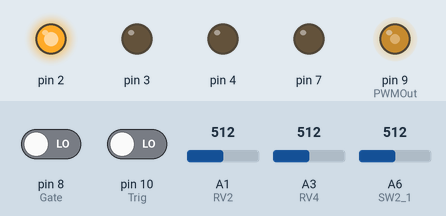
Recording of a sketch running on a simulated Arduino Nano, built with avr-gcc and run on an emulated ATmega328P. Shown: output pins drawn as LEDs (lit = HIGH). Inputs (shaded band) come from the test bench; at power-on: pin 10 (Trig) LOW, A3 (RV4) = 512, A6 (SW2_1) = 512, pin 8 (Gate) LOW, A1 (RV2) = 512. What the sketch prints to the serial monitor is not drawn.

Above: at 4.4 s.
4.5 s: pin 10 (Trig) driven HIGH
At 4.77 s:
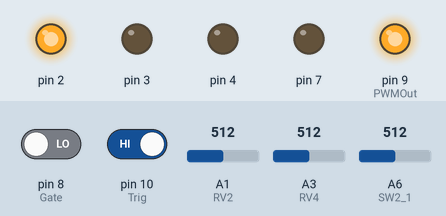
6.1 s: A3 (RV4) set to 244
At 6.8 s:
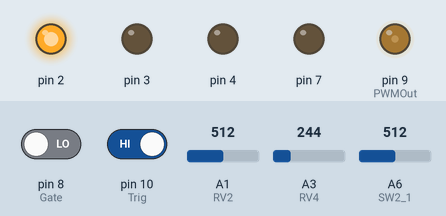
7.6 s: A6 (SW2_1) set to 0
At 8.8 s:
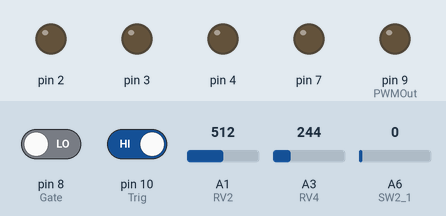
9.1 s: A6 (SW2_1) set to 122
At 9.23 s:
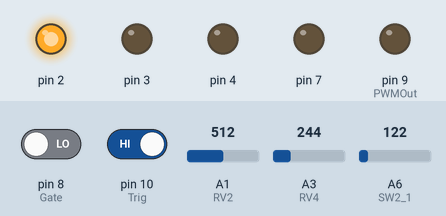
10.8 s: A3 (RV4) set to 0
At 11.6 s:
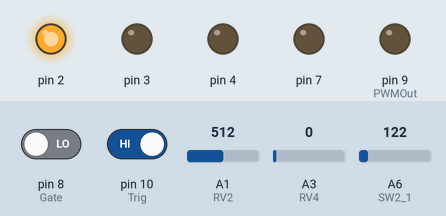
12.3 s: A3 (RV4) set to 1023
At 12.7 s:
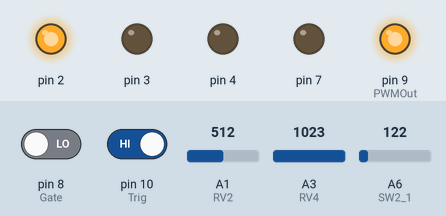
Timing chart, 0 to 14.8 s (numbered marks = the images above; inputs shaded):
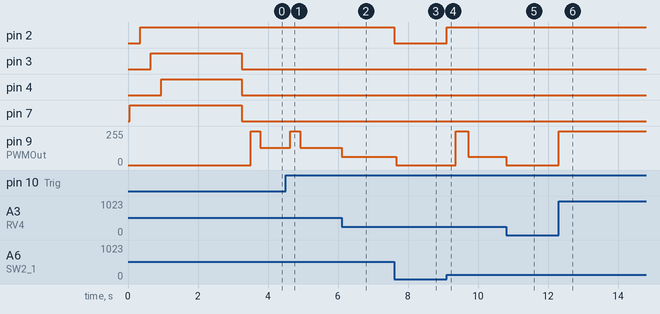

The sketch:

ArduinoJE_ADSR2.ino
```cpp
/*

*/
#include "global.h";

void setupDataStruct(){
  LEDData[0][0] = LED1;              // [LED 0 pin]
  LEDData[1][0] = LED2;              // [LED 1 pin]
  LEDData[2][0] = LED3;              // [LED 2 pin]
  LEDData[3][0] = LED4;              // [LED 3 pin]
  for (int i=0; i <= 3; i++){
    LEDData[i][1]=0;
    pinMode(LEDData[i][0], OUTPUT);  //  Set LED pin[i] as output
  }
  for (int i=0; i <= 3; i++){
    digitalWrite(LEDData[i][0], HIGH);// Turn on LED pins one by one
    delay(300);
  }
  pinMode(Gate, INPUT);               // Set Gate as input
  pinMode(Trig, INPUT);               // Set Trig as input
  pinMode(PWMOut, OUTPUT);            // Set PWM as Output
}

void setupAnaloguePins(){
  pinMode(RV1, INPUT);                // Set Potentiometers as input
  pinMode(RV2, INPUT);                // Set Potentiometers as input
  pinMode(RV3, INPUT);                // Set Potentiometers as input
  pinMode(RV4, INPUT);                // Set Potentiometers as input
  pinMode(RV5, INPUT);                // Set Potentiometers as input
  pinMode(CV, INPUT);                 // Set CV as input
//  pinMode(SW2_1, INPUT_PULLUP);              // Set SW2_1 as input
//  pinMode(SW2_2, INPUT_PULLUP);              // Set SW2_2 as input
  pinMode(SW2_1, INPUT);              // Set SW2_1 as input
  pinMode(SW2_2, INPUT);              // Set SW2_2 as input
    // Enable internal pull-up resistors
  digitalWrite(SW2_1, HIGH);
  digitalWrite(SW2_2, HIGH);
}

// the setup function runs once when you press reset or power the board
void setup() {
  Serial.begin(38400);
  Serial.println();
  Serial.println("");
  Serial.println(F(__FILE__));
  Serial.print(F("Build date: "));
  Serial.println(F(__DATE__));
  delay(50);
  setupDataStruct();
  setupAnaloguePins();
  delay(2000);
  gatestate = digitalRead(Gate);

/*
  //http://www.8bit-era.cz/arduino-timer-interrupts-calculator.html
  // TIMER 2 for interrupt frequency 25641.02564102564 Hz:
  cli(); // stop interrupts
  TCCR2A = 0; // set entire TCCR2A register to 0
  TCCR2B = 0; // same for TCCR2B
  TCNT2  = 0; // initialize counter value to 0
  // set compare match register for 25641.02564102564 Hz increments
  OCR2A = 50; // = 16000000 / (8 * 25641) - 1 (must be <256)
  TCCR2A |= (1 << WGM21);   // turn on CTC mode
  //TCCR2B |= (1 << WGM21);   // turn on CTC mode ??
  //TCCR2B |= (0 << CS22) | (0 << CS21) | (1 << CS20);  // Set CS22, CS21 and CS20 bits for 1 prescaler
  //TCCR2B |= (0 << CS22) | (1 << CS21) | (0 << CS20); // Set CS22, CS21 and CS20 bits for 8 prescaler
  //TCCR2B |= (0 << CS22) | (1 << CS21) | (1 << CS20);  // Set CS22, CS21 and CS20 bits for 32 prescaler
  //TCCR2B |= (1 << CS22) | (0 << CS21) | (0 << CS20);   // Set CS22, CS21 and CS20 bits for 64 prescaler
  TCCR2B |= (1 << CS22) | (1 << CS21) | (0 << CS20);   // Set CS22, CS21 and CS20 bits for 256 prescaler
  TIMSK2 |= (1 << OCIE2A);   // enable timer compare interrupt
  EIFR = bit (INTF1);  //Cancel Rising Interrupt on D3
  sei(); // allow interrupts
*/
  // PCMSK0 PCINT0-7 aka D8-D13 + XTAL1, XTAL2
  // PCMSK1 PCINT8-15 aka A0-A5 + ? + Reset
  // PCMSK2 PCINT16-23 aka D0-D7
  //  PCMSK2 |= bit (PCINT20);  // pin 4 = D4
  PCMSK0 |= bit (PCINT0);  // pin 8/PB0 = D8
  PCMSK0 |= bit (PCINT2);  // pin 10/PB2 = D10
  PCIFR  |= bit (PCIF0);    // clear any outstanding interrupts
  PCICR  |= bit (PCIE0);    // enable pin change interrupts for D8 to D13
//  PCICR  |= bit (PCIE1);    // enable pin change interrupts for D8 to D13
//  PCICR  |= bit (PCIE2);    // enable pin change interrupts for D8 to D13
//  attachInterrupt(digitalPinToInterrupt(Gate), GateSignal, CHANGE);
//  attachInterrupt(digitalPinToInterrupt(Trig), TriggerSignal, RISING);
}

// the loop function runs over and over again forever
void loop() {
  updateLED();
//  LEDData[3][1] = stateupdate;
  updatePWM();
  readPots();
  readSwitch();
}

/* =====================================================
==============Send analogie PWM Value===================
======================================================*/
void updatePWM(){
//  if ( stateupdate ){
  if ( millis() > lastwaveupdate ){
    lastwaveupdate = millis();
    waveupdate = micros();
    stateupdate = LOW;
    switch (state) {
      case 0:                             //wait state
          PWMdata = 0;
        break;

      case 1:                             //attack state
        PWMdata ++;
        if (PWMdata >= 254){
          PWMdata = 255;
          state = 2;
          /*cli();
          OCR2A = 255; // change timer interrupt compare
          sei();*/
        }
        break;

      case 2:                             //hold state
        holdtime++;
        if (holdtime >= hold){
          holdtime = 0;
          state = 3;
          /*cli();
          OCR2A = dec; // change timer interrupt compare
          sei();*/
        }
        break;

      case 3:                             //decay state
        PWMdata --;
        if (PWMdata <= sus){
          PWMdata = sus;
          state = 4;
          /*cli();
          OCR2A = 255; //  timer interrupt compare = slow
          sei();*/
        }
        break;

      case 4:                             //sustain state
          PWMdata = sus;
        break;

      case 5:                             //release state
        PWMdata --;
        if (PWMdata <= 1) {
          PWMdata = 0;
          state = 0;
          /*cli();
          OCR2A = 255; //  timer interrupt compare = slow
          sei();*/
        }
        break;

    }
  analogWrite(PWMOut, PWMdata);
  }
}
/* =====================================================
==============Read Potentiometer Values=================
======================================================*/
void readPots(){
//  atk = analogRead(RV1) >> 2;
  hold = analogRead(RV2) >> 2;
//  dec = analogRead(RV3) >> 2;
  sus = analogRead(RV4) >> 2;
//  rel = analogRead(RV5) >> 2;
  if (atk == 0) atk = 1;
  if (dec == 0) dec = 1;
  if (rel == 0) rel = 1;
  atk = 1;
  dec = 1;
  rel = 1;
}
/* =====================================================
==============Read Switch Values========================
======================================================*/
void readSwitch(){
if ((analogRead(SW2_1) ==  0) && gatestate ) GateSignal();
if ((analogRead(SW2_1) >  0) && !gatestate ) GateSignal();
}
/* =====================================================
==============Update LED's based on LED Values==========
======================================================*/
void updateLED(){
  for (int i=0; i <= 3; i++){
    digitalWrite(LEDData[i][0], LEDData[i][1] == 1);//
  }
}

void clearLED(){
  for (int i=0; i <= 3; i++){
    digitalWrite(LEDData[i][0], LOW);//
  }
}
/* =====================================================
==============TIMER INTERRUPT ==========================
======================================================*/
ISR( TIMER2_COMPA_vect ){
  stateupdate = HIGH;
}

/* =====================================================
==============INTERRUPT BASED GATE TRIGGER==============
======================================================*/
void GateSignal(){
  gatestate  = !gatestate ;
  if (gatestate) {
    LEDData[1][1] = 1;
    state = 1; // attack state
    //OCR2A = atk; // change timer interrupt compare
  }
  else{
    LEDData[1][1] = 0;
    state = 5; // release state
    //OCR2A = rel; // change timer interrupt compare
  }
}

/* =====================================================
==============INTERRUPT BASED TRIGGER SIGNAL============
======================================================*/
void TriggerSignal(){
  triggerstate = !triggerstate;
}

/* =====================================================
==============HANDLE HW INTERRUPT ======================
======================================================*/
ISR (PCINT0_vect)
 {
 cli();
 // handle pin change interrupt for D8 to D13 here
 if ((PINB & bit (0)) != gatestate) GateSignal(); // was it D8
 if ((PINB & bit (2)) != triggerstate) TriggerSignal(); // was it D10
 sei();
 }  // end of PCINT0_vect

/*ISR (PCINT1_vect)
 {
 // handle pin change interrupt for D0 to D7 here
 if (PINC & bit (4))  // if it was high
   // do stuff
 else
   // do stuff
 }  // end of PCINT1_vect

ISR (PCINT2_vect)
 {
 // handle pin change interrupt for  here
 if (PIND & bit (4))  // if it was high
   // do stuff
 else
   // do stuff
 }  // end of PCINT2_vect*/

/*
 * PORTD maps to Arduino digital pins 0 to 7

DDRD - The Port D Data Direction Register - read/write
PORTD - The Port D Data Register - read/write
PIND - The Port D Input Pins Register - read only

 * PORTB maps to Arduino digital pins 8 to 13 The two high bits (6 & 7) map to the crystal pins and are not usable

DDRB - The Port B Data Direction Register - read/write
PORTB - The Port B Data Register - read/write
PINB - The Port B Input Pins Register - read only

 * PORTC maps to Arduino analog pins 0 to 5. Pins 6 & 7 are only accessible on the Arduino Mini

DDRC - The Port C Data Direction Register - read/write
PORTC - The Port C Data Register - read/write
PINC - The Port C Input Pins Register - read only

 */
```

global.h
```cpp
#include <EEPROM.h>
/* -----------------------------------------------
 *  GLOBAL DEFINES
 *
 *  HW PLATFORM = Marangisto AHDSR 2018 Rev A
 * -----------------------------------------------
 */

//OVERRIDE PINS FOR ADSR
#define LED1 7   // Back next to pwr PD7
#define LED2 2   // Front PD2
#define LED3 3   // Front PD3
#define LED4 4   // Front PD4

//#define SW1_1 4 // Front PE0
//#define SW1_2 4 // Front PE1
#define SW2_1 A6 // Front PE2 Dig pin 20
#define SW2_2 A7 // Front PE3 Dig pin 21

#define RV1 A0   // Front PC0 Dig pin 14
#define RV2 A1   // Front PC1 Dig pin 15
#define RV3 A2   // Front PC2 Dig pin 16
#define RV4 A3   // Front PC3 Dig pin 17
#define RV5 A4   // Front PC4 Dig pin 18

#define CV A5    // Front PC5 Dig pin 19
#define Gate 8   // Front PB0
#define Trig 10  // Front PB2
#define PWMOut 9 // Front PB1

/* -----------------------------------------------
 *  GLOBAL VAR
 * -----------------------------------------------
 */

/* State
0 - wait
1 - attack
2 - hold
3 - decay
4 - release
*/
boolean stateupdate = LOW;
boolean gatestate = LOW;
boolean triggerstate = LOW;
unsigned int state = 0;
unsigned int atk = 1, hold = 1, dec = 1, sus = 1, rel = 1;
unsigned int LEDData[4][2]; //[LED#][LED Pin,DATA]
unsigned long waveupdate = 0, lastwaveupdate = 0; // millis timer between
unsigned holdtime = 0;
byte PWMdata = 0;
//float PWMdata;
```

Measured:
- after the input at 4.5 s, pin 9 (PWMOut): 128/255 → 255/255 after 0.13 s, → 128/255 0.29 s later
- after the input at 6.1 s, pin 9 (PWMOut): 128/255 → 61/255 at once
- after the input at 7.6 s, pin 2: HIGH → LOW at once; pin 9 (PWMOut): 61/255 → 0/255 after 0.06 s
- after the input at 9.1 s, pin 2: LOW → HIGH at once; pin 9 (PWMOut): 0/255 → 255/255 after 0.26 s, → 61/255 0.36 s later
- after the input at 10.8 s, pin 9 (PWMOut): 61/255 → 0/255 at once
- after the input at 12.3 s, pin 9 (PWMOut): 0/255 → 255/255 at once
